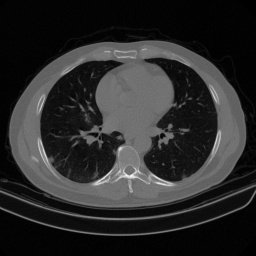
#> input picture Classical Machine Learning Models/A1/Code/74.jpg, 256 x 256 px
$ python cs19b080.py
#> lines starting #> are read from the running program, lines starting #| are printed output that depends on the picture
import numpy as np
import matplotlib.pyplot as plt
from numpy import linalg as LA
import math

org_img = plt.imread('74.jpg') # Reading the gray scale image as 2D numpy array
#> org_img is the input picture: shape (256, 256); min 0, max 248, mean 42.8
org_img = np.array(org_img, dtype=np.float64) # Convert to high precision data type.

# Parameters: Any square matrix, with linearly independent eigen vectors
# Returns: Eigen values in descending order based on magnitude and corresponding normalised eigen vectors.
def evd(A):
    EigVal, EigVec = LA.eig(A)

    # Sorting in descending order based on magnitude
    idx = abs(EigVal).argsort()[::-1]
    EigVal = EigVal[idx]
    EigVec = EigVec[:, idx]

    return EigVec, np.diag(EigVal), LA.inv(EigVec)


# Parameters: Any real matrix
# Returns: Performs SVD and returns U, S, Vt where A = U @ S @ Vt, S has the singular values in descending order.
def svd(A):
    SigmaSqr, U = LA.eigh(A @ A.transpose())    # Returns Eigen Values of a hermitian matrix in Ascending order.
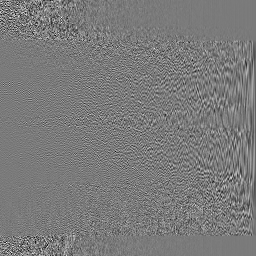
#> U: shape (256, 256) float64; min -0.377, max 0.405, mean -0.000188; drawn with min black and max white
#> SigmaSqr = 256 values from 2.31e-05 to 202167527.2

    # Convert ascending order to descending order, by using flip
    SigmaSqr = np.flipud(SigmaSqr)
#> SigmaSqr = 256 values, max 202167527.2 at index 0, min 2.31e-05 at index 255, mean 1054357.4
    U = np.fliplr(U)
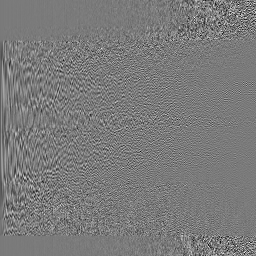
#> U: shape (256, 256) float64; min -0.377, max 0.405, mean -0.000188; drawn with min black and max white

    Sigma = np.sqrt(SigmaSqr)
#> Sigma = 256 values, max 14218.6 at index 0, min 0.0048 at index 255, mean 252.8

    # Finding sigma inverse, if we have a zero eigen value we will just leave it as zero in inverse, else do 1 / val
    SigmaInv = np.copy(Sigma)
#> SigmaInv has the same summary as Sigma
    idx = np.where(Sigma != 0)
    SigmaInv[idx] = 1/SigmaInv[idx]

    # Convert 1D array to 2D diagonal array
    SigmaInv = np.diag(SigmaInv)
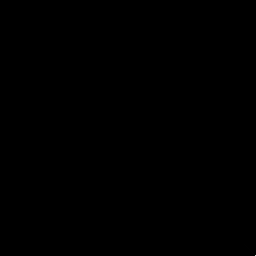
#> SigmaInv: shape (256, 256) float64; min 0, max 208.2, mean 0
    Sigma = np.diag(Sigma)

    Vt =  SigmaInv @ (U.transpose() @ A)  # Vt = inv(S) @ ( inv(U) @ A ), and inv(U) = Ut
    return U, Sigma, Vt

# Computes the Forbenius Norm of the given matrix
def frobeniusNorm(A):
    return math.sqrt(np.trace(A @ np.transpose(np.conj(A))).real)


# Plotting SVD reconstructed images and error counter parts
U, S, Vt = svd(org_img)

plt.figure(figsize=(19, 6)) # Overall Grid Size

ctr = 1
for k in [1, 10, 20, 40, 100, 256]:
    Img = U[:,:k] @ S[:k, :k] @ Vt[:k, :] # SVD
    plt.subplot(2, 6, ctr); ctr += 1
    plt.imshow(Img, cmap='gray', vmin = 0, vmax = 255)
    plt.gca().set_title("k = " + str(k), fontweight='bold', color='green', fontsize=16)
    plt.gca().axis('off')

    # Corresponding Error Counter Part
    plt.subplot(2, 6, ctr); ctr += 1
    plt.imshow(org_img - Img, cmap='gray', vmin = 0, vmax = 255)
    plt.gca().set_title("(Error) k = " + str(k), fontweight='bold', color='red', fontsize=16)
    plt.gca().axis('off')
#> after the loop, ctr = 13

plt.savefig('svd_sample.svg')


# SVD Forbenius Norm vs. k
U, S, Vt = svd(org_img)

fig = plt.figure(figsize = (14, 8)) # Overall plot size

MAX = 256
x = [i for i in range(1, MAX+1)]
y = [frobeniusNorm(org_img - (U[:,:x] @ S[:x, :x] @ Vt[:x, :])) for x in range(1, MAX+1)]
#> y = 256 values, max 8230.9 at index 0, min 2.18e-11 at index 255, mean 719.4
plt.plot(x, y)

plt.grid(True, linestyle =':')
plt.xlabel('# of Singular Values', fontsize=16)
plt.ylabel('Forbenius Norm', fontsize=16)
plt.xticks(np.arange(0, MAX+1, 20))

# plt.show()
plt.savefig('svd_norm.svg')
#> figure, not shown here; curve peaks at x = 1, y = 8230.9


# Plotting EVD reconstructed images and error counter parts
E, S, Einv = evd(org_img)
#> in evd, `idx = abs(EigVal).argsort()[::-1]`: idx = 256 values, max 255 at index 253, min 0 at index 0, mean 127.5

plt.figure(figsize=(19, 6)) # Overall Grid Size

ctr = 1
for k in [2, 20, 81, 100, 161, 256]:
    # Reconstructed image with first k eigen values
    Img = (E[:,:k] @ S[:k, :k] @ Einv[:k, :]).real
    plt.subplot(2, 6, ctr); ctr += 1
    plt.imshow(Img, cmap='gray', vmin = 0, vmax = 255)
    plt.gca().set_title("k = " + str(k), fontweight='bold', color='green', fontsize=16)
    plt.gca().axis('off')

    # Corresponding Error Counter Part
    plt.subplot(2, 6, ctr); ctr += 1
    plt.imshow(org_img - Img, cmap='gray', vmin = 0, vmax = 255)    # Error = Orignal Image - Reconstructed Image
    plt.gca().set_title("(Error) k = " + str(k), fontweight='bold', color='red', fontsize=16)
    plt.gca().axis('off')
#> this loop made 6 passes
#> pass 3, `Img = (E[:,:k] @ S[:k, :k] @ Einv[:k, :]).real`:
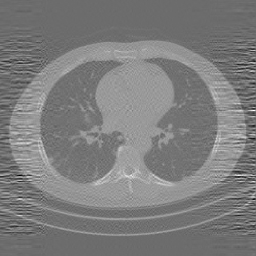
#> Img: shape (256, 256) float64; min -263.1, max 361.3, mean 42.8; drawn with min black and max white
#> after the loop, ctr = 13

plt.savefig('evd_sample.svg')
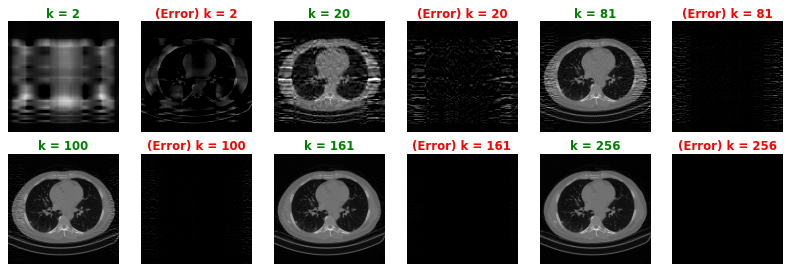
#> figure drawn by matplotlib, 12 panels


# EVD Forbenius Norm vs. k
E, S, Einv = evd(org_img)

fig = plt.figure(figsize = (14, 8)) # Overall size of the plot

MAX = 256 # Maximun x value
x = [i for i in range(1, MAX+1)]
# Finding y values corresponding to every x
y = []; k = 1
while(k <= MAX):
    if(abs(S[k-1, k-1].imag) > 1e-6):
        k = k+1 # In case of conjugate Eig. Vals we have to consider both of them, so do k+1
        Norm = frobeniusNorm(org_img - (E[:,:k] @ S[:k, :k] @ Einv[:k, :]))
        y += [Norm, Norm]
    else:
        Norm = frobeniusNorm(org_img - (E[:,:k] @ S[:k, :k] @ Einv[:k, :]))
        y += [Norm]
    k = k+1
#> this loop made 143 passes
#> (Norm, y) on passes 1 to 5: (9215.1, [9215.1]), (9184.3, [9215.1, 9184.3]), (9508.3, [9215.1, 9184.3, 9508.3]), (8951.8, [9215.1, 9184.3, 9508.3, 8951.8]), (8914.3, [9215.1, 9184.3, 9508.3, 8951.8, 8914.3, 8914.3])
#> Norm on passes 6 to 11: 10354.6, 9365.4, 9598, 7938.9, 7652, 10962.5
#> after the loop, k = 257; y = 256 values, max 11577.3 at index 48, min 3.28e-09 at index 255, mean 4016.3

plt.plot(x, y)
plt.grid(True, linestyle =':')  # Show Grid Lines
plt.xlabel('k', fontsize=16)
plt.ylabel('Forbenius Norm', fontsize=16)
plt.xticks(np.arange(0, MAX+1, 20))

plt.savefig('evd_norm.svg')
#> figure, not shown here; curve peaks at x = 49, y = 11577.3


# Experiment3: SVD Ascending Order

# Parameters: Any real matrix
# Returns: Performs SVD and returns U, S, Vt where A = U @ S @ Vt, S has the singular values in ascending order.
def svdAscending(A):
    SigmaSqr, U = LA.eigh(A @ A.transpose())    # Returns Eigen Values of a hermitian matrix in Ascending order.
#> SigmaSqr = 256 values from 2.31e-05 to 202167527.2

    Sigma = np.sqrt(SigmaSqr)
#> Sigma = 256 values from 0.0048 to 14218.6

    SigmaInv = np.copy(Sigma)
#> SigmaInv = 256 values from 0.0048 to 14218.6
    idx = np.where(Sigma != 0)
    SigmaInv[idx] = 1/SigmaInv[idx]

    SigmaInv = np.diag(SigmaInv)
    Sigma = np.diag(Sigma)

    # SigmaInv = LA.inv(Sigma)

    Vt =  SigmaInv @ (U.transpose() @ A)  # Vt = inv(S) @ ( inv(U) @ A ), and inv(U) = Ut
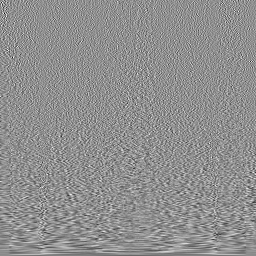
#> Vt: shape (256, 256) float64; min -0.377, max 0.291, mean -0.000289; drawn with min black and max white
    return U, Sigma, Vt

# SVD Forbenius Norm vs. k
U, S, Vt = svdAscending(org_img)

fig = plt.figure(figsize = (14, 8)) # Overall plot size

MAX = 256
x = [i for i in range(1, MAX+1)]
y = [frobeniusNorm(org_img - (U[:,:x] @ S[:x, :x] @ Vt[:x, :])) for x in range(1, MAX+1)]
#> y = 256 values, max 16429.1 at index 0, min 1.91e-11 at index 255, mean 16306
plt.plot(x, y)

plt.grid(True, linestyle =':')
plt.xlabel('# of Singular Values', fontsize=16)
plt.ylabel('Forbenius Norm', fontsize=16)
plt.xticks(np.arange(0, MAX+1, 20))

plt.savefig('svd_norm_ascending.svg')
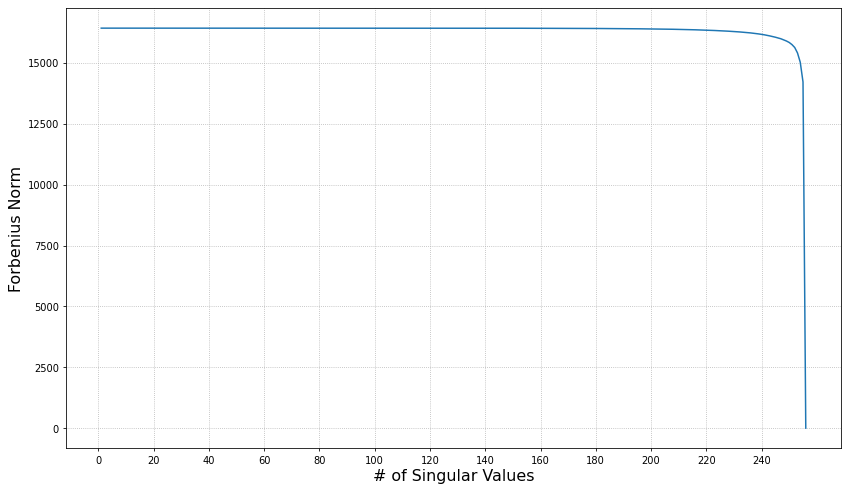
#> figure drawn by matplotlib, 1 panel; curve peaks at x = 1, y = 16429.1
